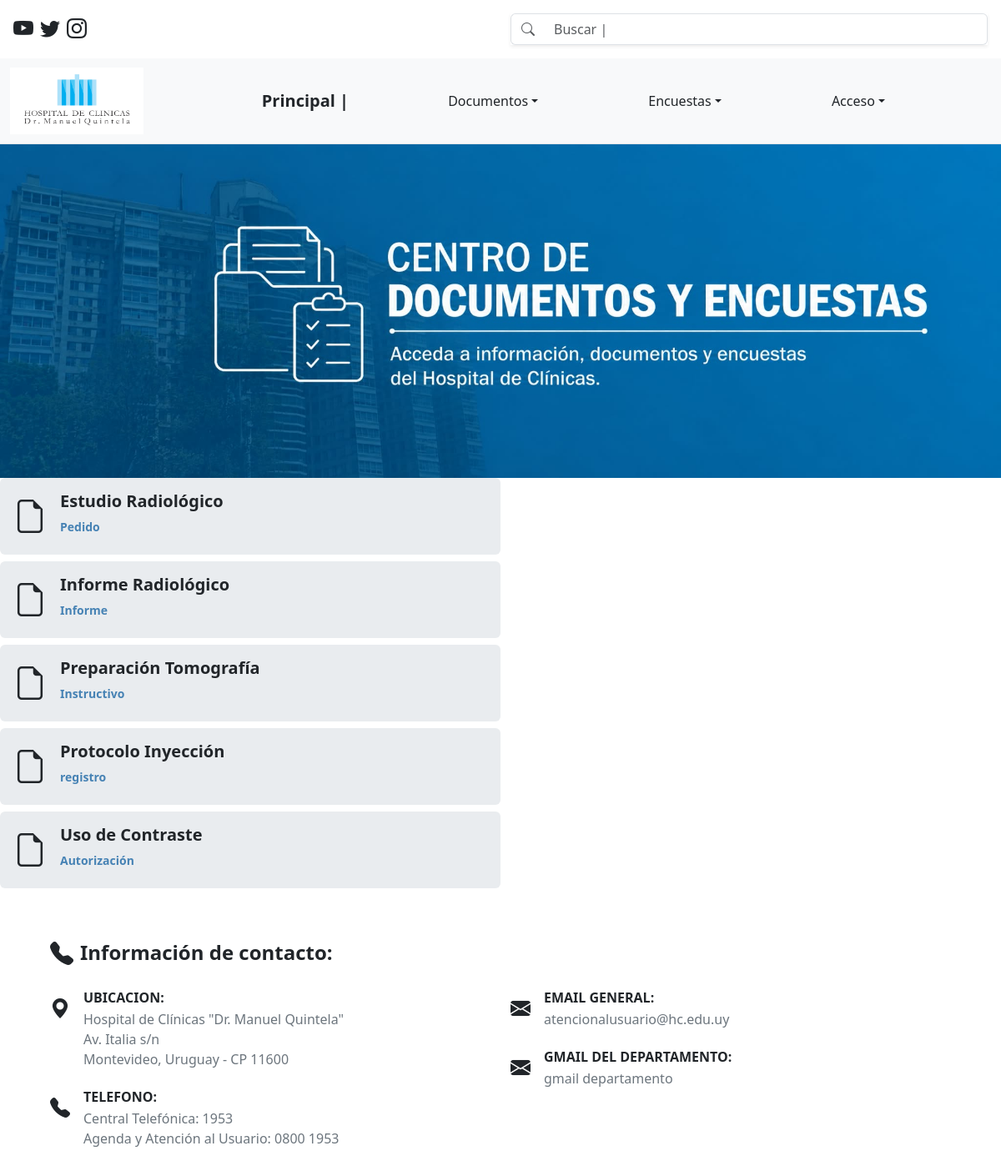
/Presentacion/index.php, run on the app's committed database.
### tables this page shows
CREATE TABLE `documentos` (
  `Nombredocumento` varchar(30) NOT NULL,
  `Fecha` date NOT NULL,
  `TipoD` varchar(20) NOT NULL,
  `Categoria` varchar(20) NOT NULL,
  `Departamento` varchar(20) NOT NULL,
  `Rutapdf` varchar(255) NOT NULL,
  `Email` varchar(30) NOT NULL
);

### Presentacion/obtener_tarjetas.php (the view, shortened to what this page needs)
<?php
include 'bd.php';
$sql = "SELECT * FROM documentos";
$resultado = $conexion->query($sql);
if ($resultado->num_rows > 0) {
    while ($fila = $resultado->fetch_assoc()) {
        $nombreDoc  = $fila['Nombredocumento'] ?? '';
        $tipoDoc    = $fila['TipoD'] ?? '';
        $rutaPdf    = $fila['Rutapdf'] ?? '#';
?>
        <div class="card bg-body-secondary border-0 p-3 mb-2" style="max-width: 600px;">
            <div class="d-flex align-items-start">
                <i class="bi bi-file-earmark fs-1 me-3 text-dark"></i>
                <div class="w-100">
                    <a href="<?php echo $rutaPdf; ?>" target="_blank" class="text-decoration-none">
                        <h5 class="fw-bold text-dark mb-2"><?php echo $nombreDoc; ?></h5>
                    </a>
                    <div class="d-flex justify-content-between align-items-center mt-2">
                        <span class="small fw-bold" style="color: #4682B4;"><?php echo $tipoDoc; ?></span>
                    </div>
                </div>
            </div>
        </div>
<?php
    }
} else {
    if ($es_admin == true) {
        echo '<p class="text-dark fw-bold mb-3">No hay documentos de cardiología cargados.</p>';
    }
}
?>

### Presentacion/index.php (shortened to what this page needs)
<!DOCTYPE html>
<html lang="es">
<head>
    <link href="https://cdn.jsdelivr.net/npm/bootstrap@5.3.0/dist/css/bootstrap.min.css" rel="stylesheet">
    <link rel="stylesheet" href="https://cdn.jsdelivr.net/npm/bootstrap-icons@1.11.0/font/bootstrap-icons.css">
</head>
<body>
    <div class="container-fluid p-3">
        <div class="row justify-content-between">
            <div class="col-auto d-flex gap-2 fs-4">
                <a href="https://www.youtube.com/user/CETECIHCURUGUAY" target="_blank" class="text-dark text-decoration-none"><i class="bi bi-youtube fs-4"></i></a>
                <a href="https://x.com/hcmquintela" target="_blank" class="text-dark text-decoration-none"><i class="bi bi-twitter fs-4"></i></a>
                <a href="https://www.instagram.com/clinicas_uy" target="_blank" class="text-dark text-decoration-none"><i class="bi bi-instagram fs-4"></i></a>
            </div>
            <div class="col-md-7 col-lg-6">
                <div class="input-group flex-nowrap shadow-sm">
                    <span class="input-group-text bg-white border-end-0 text-muted"><i class="bi bi-search"></i></span>
                    <input type="text" class="form-control border-start-0 bg-white" placeholder="Buscar |" aria-label="Buscar">
                </div>
            </div>
        </div>
    </div>
    <div class="container-fluid border-bottom p-2" style="background-color: #f8f9fa;">
        <div class="row align-items-center">
            <div class="col-auto ps-3">
                <img src="logoHospi.jpg" alt="Hospital" height="80">
            </div>
            <div class="col d-flex align-items-center justify-content-evenly p-4">
                <span class="text-dark fw-bold fs-5">Principal |</span>
                <div class="dropdown">
                    <button class="btn btn-link text-dark  text-decoration-none dropdown-toggle fw-medium" type="button" data-bs-toggle="dropdown" aria-expanded="false">Documentos</button>
                </div>
                <div class="dropdown">
                    <a class="btn btn-link text-dark text-decoration-none dropdown-toggle fw-medium" href="#" role="button" data-bs-toggle="dropdown" aria-expanded="false">Encuestas</a>
                </div>
                <div class="dropdown">
                    <a class="btn btn-link text-dark text-decoration-none dropdown-toggle fw-medium" href="#" role="button" data-bs-toggle="dropdown" aria-expanded="false">Acceso</a>
                </div>
            </div>
        </div>
    </div>
    <div class="container-fluid p-0">
        <img src="documentosFt.jpeg" alt="Centro de documentos y encuestas" class="w-100" style="height: 400px; object-fit: cover;">
    </div>
    <?php
                $es_admin = false;
                include 'obtener_tarjetas.php';
                ?>
    <footer class="p-5">
        <div class="container">
            <div class="row mb-4">
                <div class="col-12 d-flex align-items-center gap-2">
                    <i class="bi bi-telephone-fill fs-3 text-dark"></i>
                    <h3 class="fw-bold m-0 fs-4">Información de contacto:</h3>
                </div>
            </div>
            <div class="row g-4">
                <div class="col-md-6 d-flex flex-column gap-4">
                    <div class="d-flex align-items-start gap-3">
                        <i class="bi bi-geo-alt-fill fs-4 text-dark mt-1"></i>
                        <div>
                            <h6 class="fw-bold mb-1">UBICACION:</h6>
                            <p class="mb-0 text-secondary">
                                Hospital de Clínicas "Dr. Manuel Quintela"<br>
                                Av. Italia s/n<br>
                                Montevideo, Uruguay - CP 11600</p>
                        </div>
                    </div>
                    <div class="d-flex align-items-start gap-3">
                        <i class="bi bi-telephone-fill fs-4 text-dark mt-1"></i>
                        <div>
                            <h6 class="fw-bold mb-1">TELEFONO:</h6>
                            <p class="mb-0 text-secondary">
                                Central Telefónica: 1953<br>
                                Agenda y Atención al Usuario: 0800 1953</p>
                        </div>
                    </div>
                </div>
                <div class="col-md-6 d-flex flex-column gap-4">
                    <div class="d-flex align-items-start gap-3">
                        <i class="bi bi-envelope-fill fs-4 text-dark mt-1"></i>
                        <div>
                            <h6 class="fw-bold mb-1">EMAIL GENERAL:</h6>
                            <p class="mb-0 text-secondary">atencionalusuario@hc.edu.uy</p>
                        </div>
                    </div>
                    <div class="d-flex align-items-start gap-3">
                        <i class="bi bi-envelope-fill fs-4 text-dark mt-1"></i>
                        <div>
                            <h6 class="fw-bold mb-1">GMAIL DEL DEPARTAMENTO:</h6>
                            <p class="mb-0 text-secondary">gmail departamento</p>
                        </div>
                    </div>
                </div>
            </div>
        </div>
    </footer>
</body>
</html>

### data on the page
documentos: Nombredocumento "Estudio Radiológico", TipoD "Pedido"
documentos: Nombredocumento "Informe Radiológico", TipoD "Informe"
documentos: Nombredocumento "Preparación Tomografía", TipoD "Instructivo"
documentos: Nombredocumento "Protocolo Inyección", TipoD "registro"
documentos: Nombredocumento "Uso de Contraste", TipoD "Autorización"
